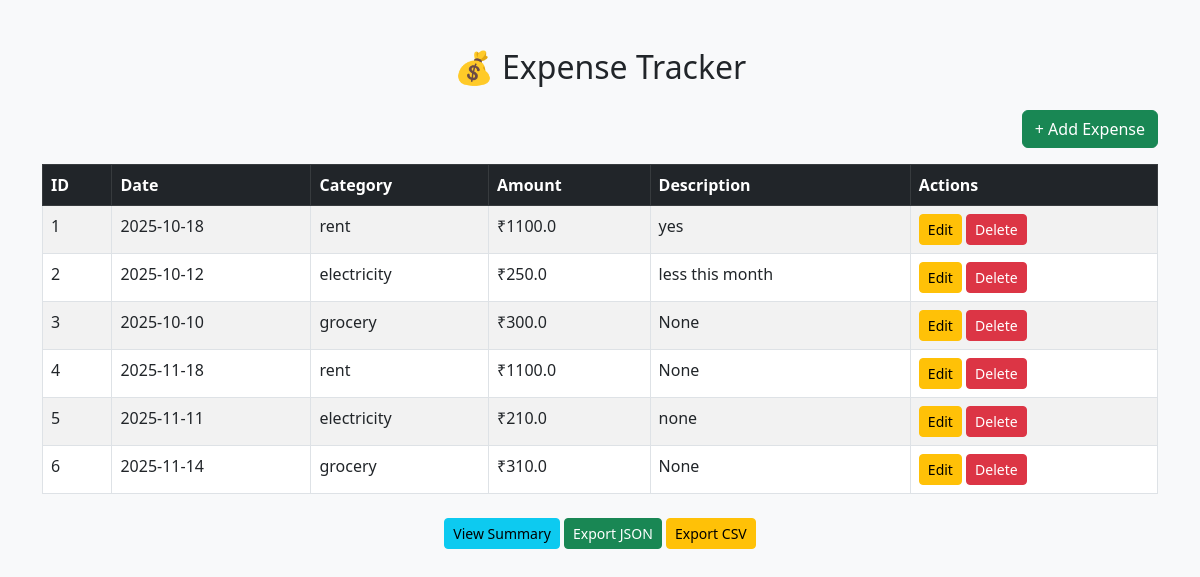
The app's page /, older data.
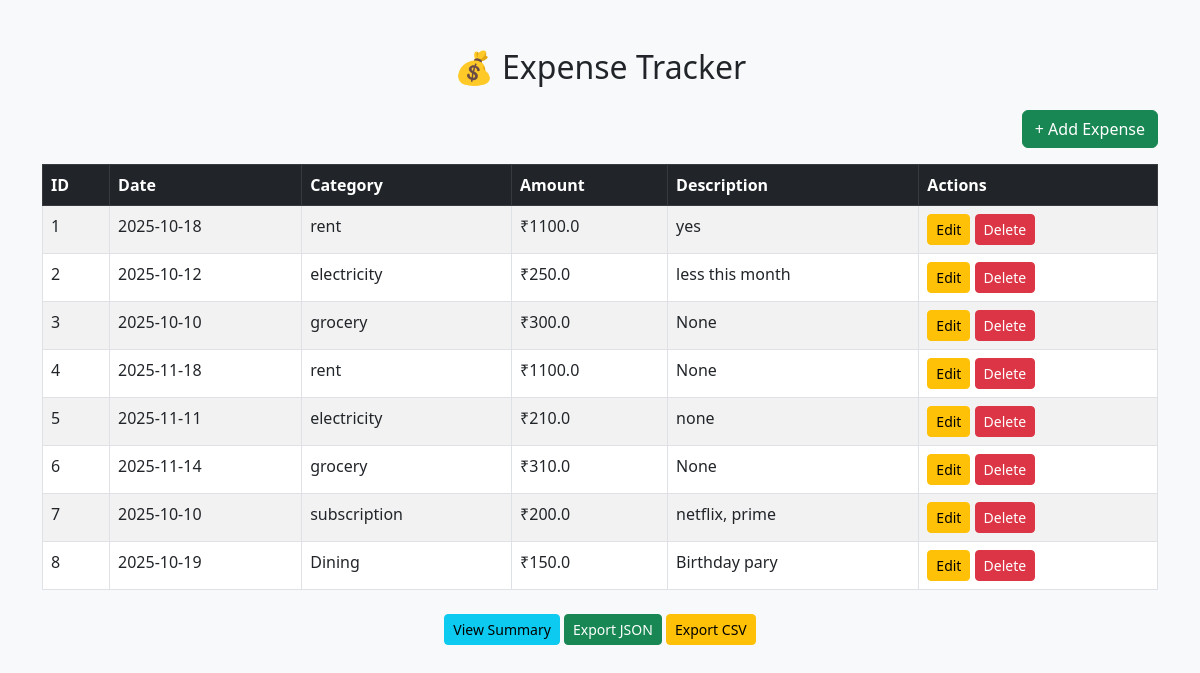
The same page, newer data.
### tables this page shows
CREATE TABLE expenses (
                id INTEGER PRIMARY KEY AUTOINCREMENT,
                date TEXT NOT NULL,
                category TEXT NOT NULL,
                amount REAL NOT NULL,
                description TEXT
                );

### app.py (the view, shortened to what this page needs)
@app.route('/', methods=['GET', 'POST'])
def index():
    expenses = get_all_expenses()
    return render_template('index.html', expenses=expenses)

### db_manager.py (called while the page is built)
def get_connection():
    return sqlite3.connect(DB_NAME)

def get_all_expenses():
    with get_connection() as conn:
        cursor = conn.cursor()
        cursor.execute("SELECT id, date, category, amount, description FROM expenses")
        return cursor.fetchall()

### templates/index.html (shortened to what this page needs)
<!DOCTYPE html>
<html lang="en">
<head>
    <link href="https://cdn.jsdelivr.net/npm/bootstrap@5.3.0/dist/css/bootstrap.min.css" rel="stylesheet">
</head>
<body class="bg-light">
<div class="container mt-5">
    <h2 class="text-center mb-4">💰 Expense Tracker</h2>
    <div class="mb-3 text-end">
        <a href="/add" class="btn btn-success">+ Add Expense</a>
    </div>
    {% if expenses %}
        <table class="table table-striped table-bordered">
            <thead class="table-dark">
                <tr>
                    <th>ID</th>
                    <th>Date</th>
                    <th>Category</th>
                    <th>Amount</th>
                    <th>Description</th>
                    <th>Actions</th>
                </tr>
            </thead>
            <tbody>
                {% for e in expenses %}
                <tr>
                    <td>{{ e[0] }}</td>
                    <td>{{ e[1] }}</td>
                    <td>{{ e[2] }}</td>
                    <td>₹{{ e[3] }}</td>
                    <td>{{ e[4] }}</td>
                    <td>
                        <a href="/edit/{{ e[0] }}" class="btn btn-warning btn-sm">Edit</a>
                        <a href="/delete/{{ e[0] }}" class="btn btn-danger btn-sm">Delete</a>
                    </td>
                </tr>
                {% endfor %}
            </tbody>
        </table>
    {% else %}
        <div class="alert alert-info text-center">No expenses recorded yet.</div>
    {% endif %}
    <div class="text-center mt-4">
        <a href="/summary" class="btn btn-info btn-sm">View Summary</a>
        <a href="/export/json" class="btn btn-success btn-sm">Export JSON</a>
        <a href="/export/csv" class="btn btn-warning btn-sm">Export CSV</a>
    </div>
</div>
</body>
</html>

Row changes from the older to the newer data that the page shows:
added expenses: id "7", date "2025-10-10", category "subscription", amount "200.0", description "netflix, prime"
added expenses: id "8", date "2025-10-19", category "Dining", amount "150.0", description "Birthday pary"
